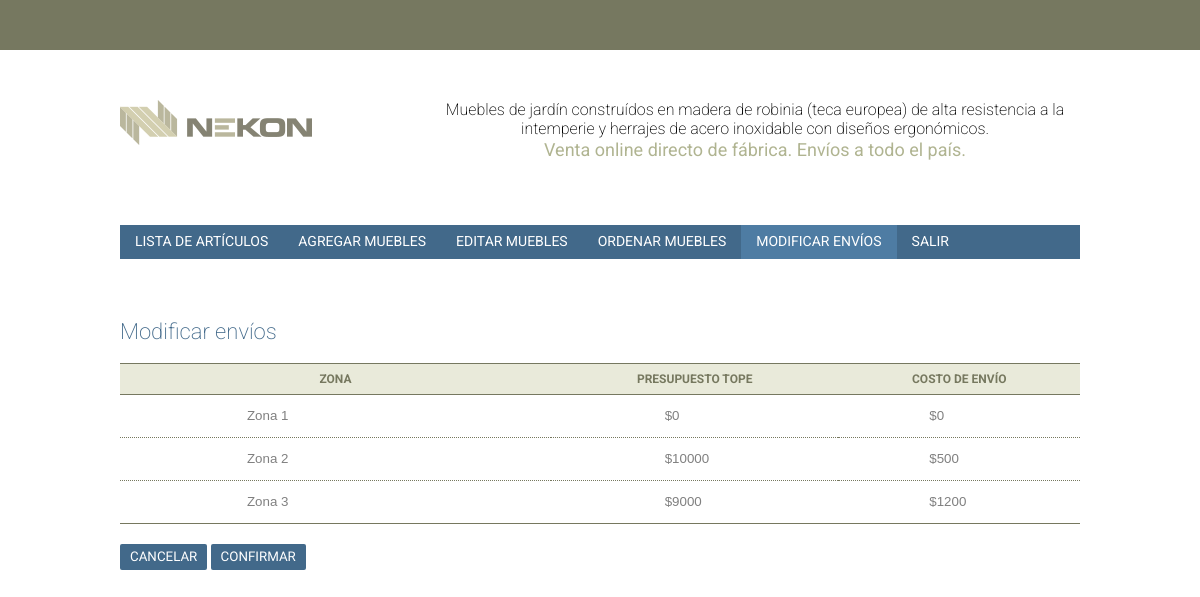
Page /admin/modificarEnvios.php (signed in) on the committed database.
### tables this page shows
CREATE TABLE IF NOT EXISTS `zonas_envios` (
  `idZona` int(11) NOT NULL AUTO_INCREMENT,
  `nombreZona` varchar(200) NOT NULL,
  `presupuestoTope` int(11) NOT NULL,
  `Costo` double NOT NULL,
  PRIMARY KEY (`idZona`)
);

### php/funciones.php (called while the page is built, shortened)
<?php
$localhost = true;
if ($localhost) {
    function conectar() {
        $conexion = mysql_connect('localhost', 'root', '') or die(mysql_error());
        return $conexion;
    }
}
    ?>
    <?php
function obtenerZonasEnvio() {
    $conexion = conectar();
    $sql = "SELECT *
                    FROM zonas_envios";
    $res = mysql_query($sql, $conexion);
    if (!$res) {
        return -1;
    } else {
        if (mysql_num_rows($res) == 0) {
            return 0;
        } else {
            return $res;
        }
    }
}
?>

### admin/modificarEnvios.php (the view, shortened to what this page needs)
<?php
    require_once('../html/headAdmin.php');
?>
<?php
    require_once('../html/headerAdmin.php');
?>
<div id="container">
<?php
	require_once ('../html/menuAdmin.php');
        require_once ('../php/funciones.php');
        $zonas = obtenerZonasEnvio();
        switch ($zonas)
        {
            default :
                ?>
<div class="formularios2">
<h2>Modificar envíos</h2>
	<form id="formZonasEnvio">
		<table class="modificarEnvios">
			<tr>
				<th>Zona</th>
				<th>Presupuesto Tope</th>
				<th>Costo de Envío</th>
			</tr>
			<?php
				while($z = mysql_fetch_array($zonas))
				{
					?>
			<tr>
				<td><input type="text" name="nombreZona[]" value="<?php echo $z['nombreZona'] ?>" style="background: none;border:none; color:grey"/></td>
				<td><input type="text" class="precio" name="presupuestoTope[]" value="$<?php echo $z['presupuestoTope'] ?>" style="background: none;border:none; color:grey"/></td>
				<td><input type="text" class="precio" name="costo[]" value="$<?php echo $z['Costo'] ?>" style="background : none;border:none; color:grey"/></td>
			</tr>
					<?php
				}
			?>
		</table>
		<div style="margin-top:20px;">
			<input type="button" class="btnForm" value="Cancelar" onclick="location.reload()" />
			<input type="submit" class="btnForm" value="Confirmar" />
		</div>
	</form>
</div>
                <?php
                break;
        }
?>
</div>
</body>
</html>

### css/estilos.css (style rules this page uses)
body { color: #3b3b3b; font-size: 13px; margin:0; font-family: 'Roboto', sans-serif; }
h1, h2, h3 { font-weight:200; }
#container { width:960px; margin:50px auto 0 auto; position:relative; z-index:100; }
.precio { width:60px;padding:2px }
input[type=text], input[type=password] { height:22px; border:1px solid #76785F; }
h2 { color: #333 }
.formularios h2, .formularios2 h2 { color:#42698A !important; font-size:22px; }
.formularios table, .formularios2 table { width:100%; border-spacing:0; }
.formularios table td, .formularios2 table td { padding:8px; vertical-align:middle; }
.listaProductos, .modificarEnvios { background:white !important; border-spacing:0;text-align:center; font-size:12px; }
.listaProductos th, .modificarEnvios th { background:#E9EADA; border-bottom:1px solid #767860; border-top:1px solid #767860;padding:8px; text-transform:uppercase; color:#76785F }
.listaProductos td, .modificarEnvios td { border-bottom:1px dotted #76785F; }
.modificarEnvios tr:last-child td { border-bottom:1px solid #76785F; }
.modificarEnvios td:first-child { width:30%px; }
.btnForm { background:#42698A; color:white; padding:4px 10px 4px; border:none; text-transform:uppercase; font-family: 'Ruda', sans-serif; border-radius:2px; -webkit-border-radius:2px; -mz-border-radius:2px;-o-border-radius:2px;-ms-border-radius:2px; margin:0 0 10px 0; height:26px !important; }

### rows in the picture
zonas_envios: nombreZona "Zona 1", presupuestoTope "$0", Costo "$0"
zonas_envios: nombreZona "Zona 2", presupuestoTope "$10000", Costo "$500"
zonas_envios: nombreZona "Zona 3", presupuestoTope "$9000", Costo "$1200"
